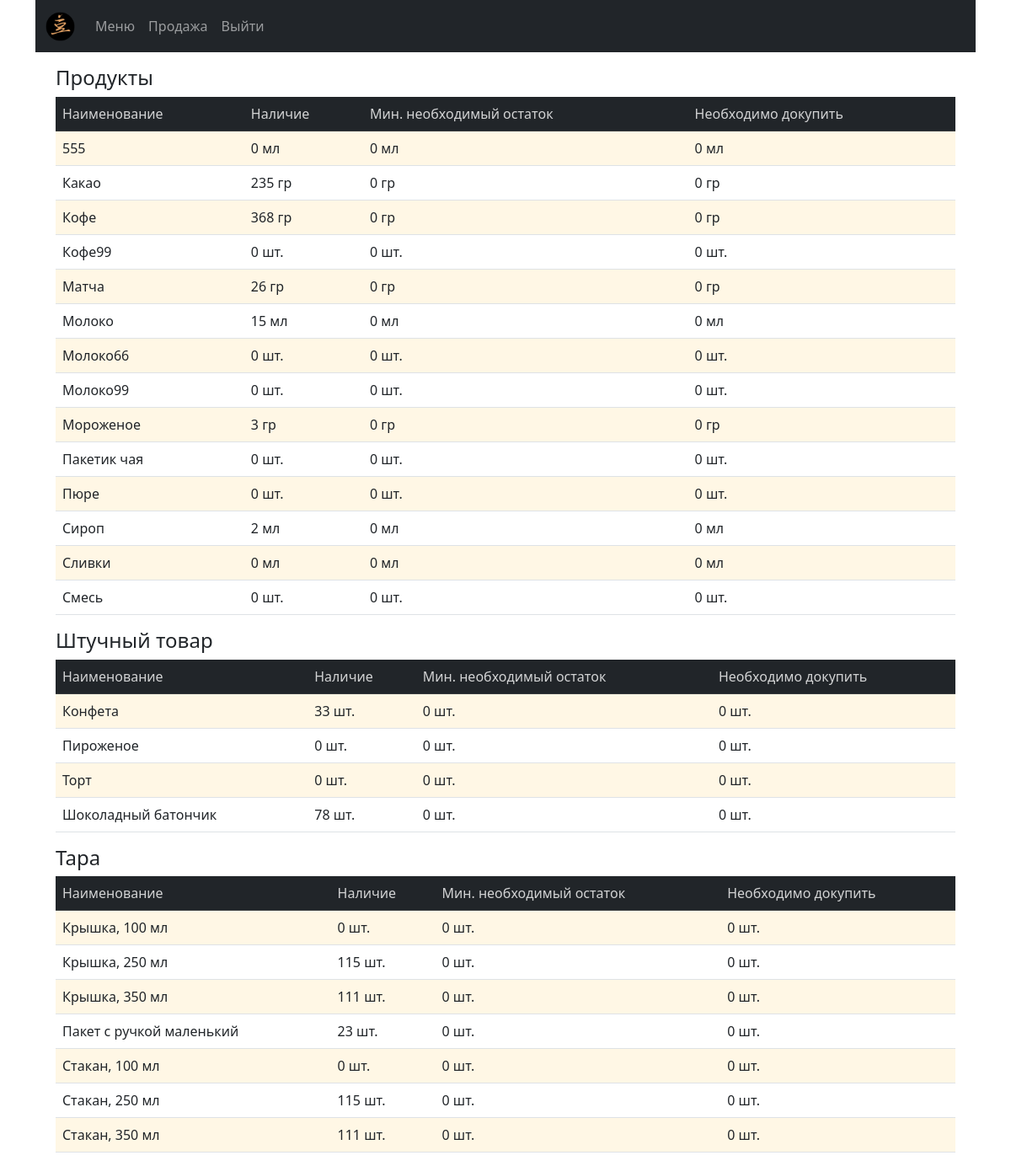
The page /stock on the database as committed earlier.
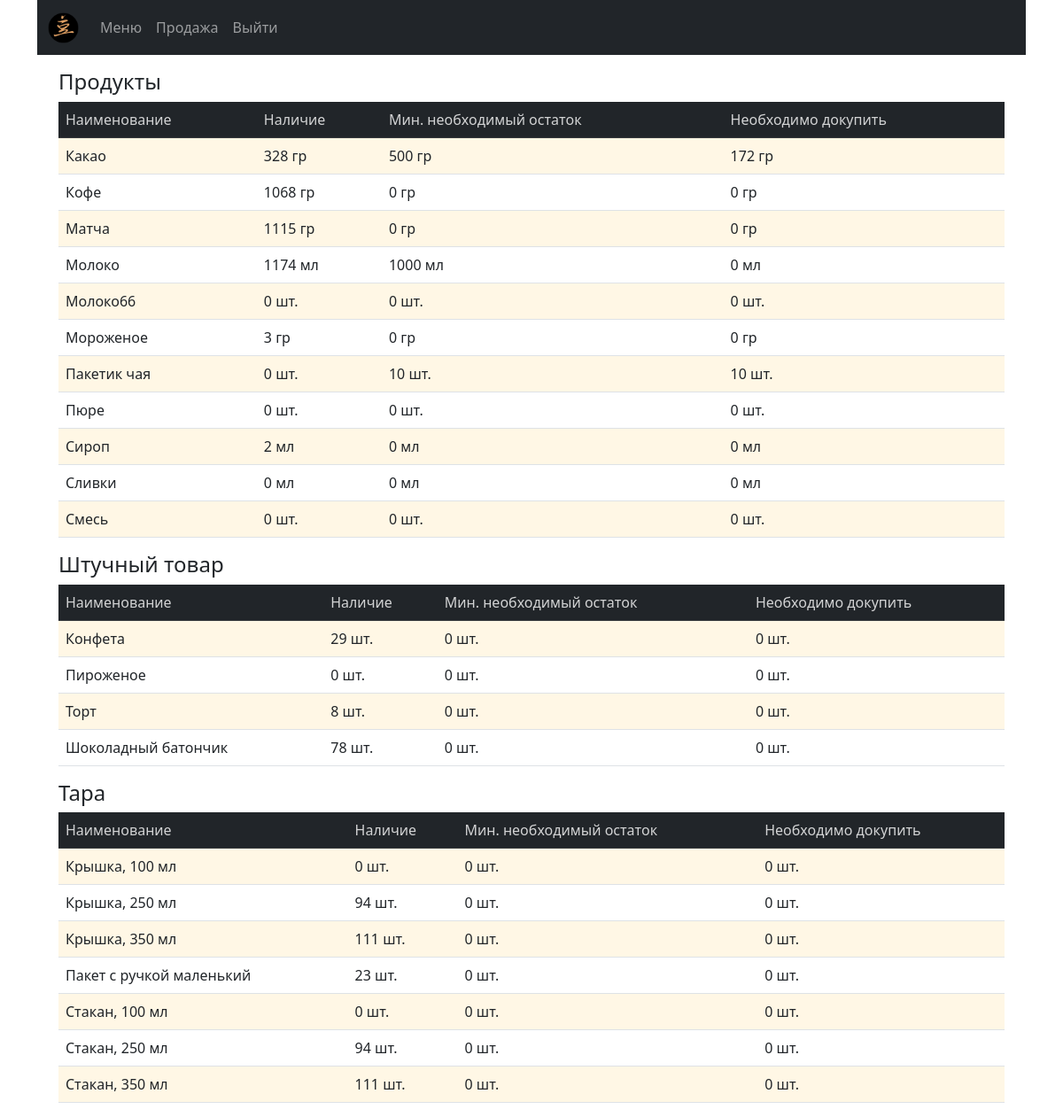
The same page on the database as committed later.
### cafecrm/models.py (models this page shows, shortened)
class Products(models.Model):
    PRODUCT = 'product'
    SNACK = 'snack'
    TARE = 'tare'
    PRODUCT_TYPE = ((PRODUCT, 'продукт'), (SNACK, 'штучный товар'), (TARE, 'тара'))
    PC = 'шт.'
    ML = 'мл'
    GR = 'гр'
    UNITS = ((PC, 'шт.'), (ML, 'мл'), (GR, 'гр'))
    product_name = models.CharField(max_length=250, verbose_name='Наименование')
    unit = models.CharField(max_length=20, choices=UNITS, verbose_name='Единица измерения')
    product_type = models.CharField(max_length=20, choices=PRODUCT_TYPE, verbose_name='Категория')
    slug = models.SlugField(max_length=200, db_index=True, unique='product_name')
    price = models.DecimalField(max_digits=10, decimal_places=2, default=0.00, verbose_name='Цена', blank=True, null=True)
    stock = models.PositiveIntegerField(default=0, verbose_name='Остаток', blank=True, null=True)
    min_stock = models.PositiveSmallIntegerField(default=0, verbose_name='Минимальный остаток', blank=True, null=True)
    description = models.TextField(blank=True, verbose_name='Описание')
    need_to_order = property(
        lambda self: (self.min_stock - self.stock if self.stock < self.min_stock else 0)
        )
    class Meta:
        verbose_name = 'Product'
        verbose_name_plural = 'Products'
        ordering = ['product_type', 'product_name']
        index_together = (('id', 'slug'),)

### cafecrm/views.py (the view)
# urls.py: path('stock', views.stock, name='stock'),
def stock(request):
    products = Products.objects.filter(product_type='product').order_by('product_name')
    snacks = Products.objects.filter(product_type='snack').order_by('product_name')
    tares = Products.objects.filter(product_type='tare').order_by('product_name')
    return render(request,
                  'cafecrm/stock.html',
                  {'title': 'stock',
                   'products': products,
                   'snacks': snacks,
                   'tares': tares
                   })

### doc_temp/context_processors.py (called while the page is built)
def doc(request):
    return {'doc_temp': Doctemp(request)}

### templates/cafecrm/stock.html (shortened to what this page needs)
{% extends "cafecrm/base.html" %}
{% load static %}
{% block content %}
<div class="container mt-3">
  <h4>Продукты</h4>
  <table class="table table-striped">
    <thead class="table-dark">
      <tr>
        <th>Наименование</th>
        <th>Наличие</th>
        <th>Мин. необходимый остаток</th>
        <th>Необходимо докупить</th>
      </tr>
    </thead>
    <tbody>
      {% for item in products %}
        <tr>
          <td> {{ item.product_name }} </td>
          <td class="num">{{ item.stock }} {{ item.unit  }}</td>
          <td>{{ item.min_stock }} {{ item.unit  }}</td>
          <td>{{ item.need_to_order }} {{ item.unit  }}</td>
        </tr>
      {% endfor %}
    </tbody>
  </table>
</div>
<div class="container mt-3">
  <h4>Штучный товар</h4>
  <table class="table table-striped">
    <thead class="table-dark">
      <tr>
        <th>Наименование</th>
        <th>Наличие</th>
        <th>Мин. необходимый остаток</th>
        <th>Необходимо докупить</th>
      </tr>
    </thead>
    <tbody>
      {% for item in snacks %}
        <tr>
          <td> {{ item.product_name }} </td>
          <td class="num">{{ item.stock }} {{ item.unit  }}</td>
          <td>{{ item.min_stock }} {{ item.unit  }}</td>
          <td>{{ item.need_to_order }} {{ item.unit  }}</td>
        </tr>
      {% endfor %}
    </tbody>
  </table>
</div>
<div class="container mt-3">
  <h4>Тара</h4>
  <table class="table table-striped">
    <thead class="table-dark">
      <tr>
        <th>Наименование</th>
        <th>Наличие</th>
        <th>Мин. необходимый остаток</th>
        <th>Необходимо докупить</th>
      </tr>
    </thead>
    <tbody>
      {% for item in tares %}
        <tr>
          <td> {{ item.product_name }} </td>
          <td class="num">{{ item.stock }} {{ item.unit  }}</td>
          <td>{{ item.min_stock }} {{ item.unit  }}</td>
          <td>{{ item.need_to_order }} {{ item.unit  }}</td>
        </tr>
      {% endfor %}
    </tbody>
  </table>
</div>
{% endblock %}

Rows that differ between the two databases and show on the page:
removed Products: product_name "555", stock "0", unit "мл", min_stock "0", need_to_order "0", shown under "Продукты"
removed Products: product_name "Кофе99", stock "0", unit "шт.", min_stock "0", need_to_order "0", shown under "Продукты"
removed Products: product_name "Молоко99", stock "0", unit "шт.", min_stock "0", need_to_order "0", shown under "Продукты"
changed Products "Какао": stock "235" → "328"; min_stock "0" → "500"; need_to_order "0" → "172"
changed Products "Кофе": stock "368" → "1068"
changed Products "Матча": stock "26" → "1115"
changed Products "Молоко": stock "15" → "1174"; min_stock "0" → "1000"
changed Products "Пакетик чая": min_stock "0" → "10"; need_to_order "0" → "10"
changed Products "Конфета": stock "33" → "29"
changed Products "Торт": stock "0" → "8"
changed Products "Крышка, 250 мл": stock "115" → "94"
changed Products "Стакан, 250 мл": stock "115" → "94"
